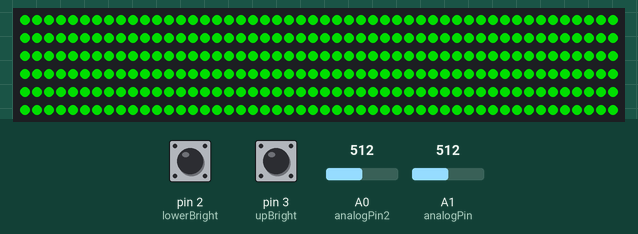
Recording of a sketch running on a simulated Arduino Uno, built with avr-gcc and run on an emulated ATmega328P. Shown: 300 RGB LEDs in strip order, left to right, continuing on the next row. Inputs (shaded band) come from the test bench; at power-on: A0 (analogPin2) = 512, pin 3 (upBright) HIGH, A1 (analogPin) = 512, pin 2 (lowerBright) HIGH. Dim RGB values are drawn brighter than linear.

Above: at 4.2 s.
4.3 s: A0 (analogPin2) set to 674
5.8 s: A0 (analogPin2) set to 700
At 6.16 s:
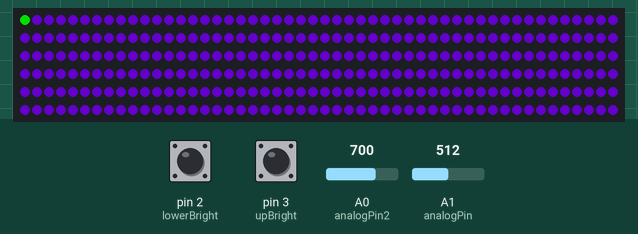
At 7.66 s:
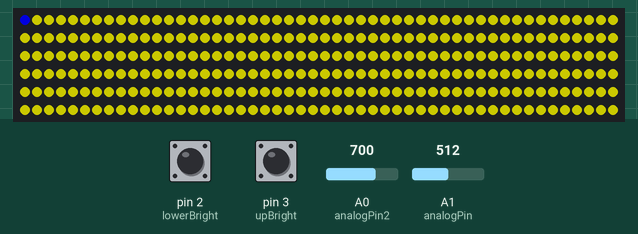
8.0 s: pin 3 (upBright) pulled LOW for 0.15 s
At 8.66 s:
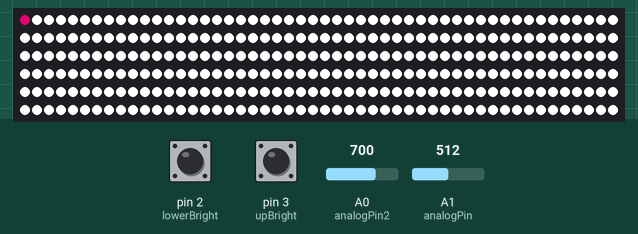
8.7 s: A0 (analogPin2) set to 511
10.3 s: A1 (analogPin) set to 669
11.8 s: A1 (analogPin) set to 695
At 13.67 s:
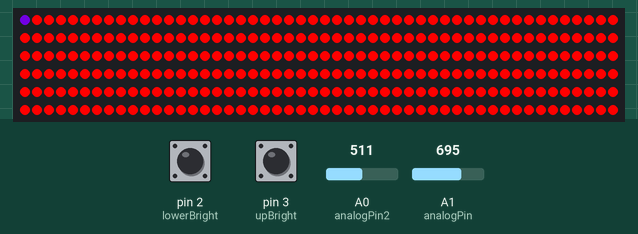
Timing chart, 0 to 15.0 s (numbered marks = the images above; inputs shaded):
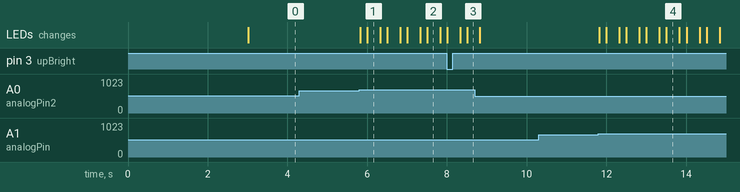

The sketch:

Senior_design_light_code.ino
```cpp
#include <FastLED.h>
//
//
//http://nuewire.com/info-archive/msgeq7-by-j-skoba/
int analogPin = PORTC1;// MSGEQ7 OUT analog pin 1, right channel
int analogPin2 = PORTC0; // MSGEQ7 OUT analog pin 0, left channel
int strobePin = PORTD4; // MSGEQ7 STROBE digital pin 6
int resetPin = PORTD6; // MSGEQ7 RESET digital pin 6
int spectrumValueRight[7]; // for right channell frequencies
int spectrumValueLeft[7];
int spectrumValue[7];
int lowerBright = PORTD2;
int upBright = PORTD3;
#define LED_PIN     PORTD5
#define NUM_LEDS    300
#define BRIGHTNESS  155
#define LED_TYPE    WS2812
#define COLOR_ORDER GRB
CRGB leds[NUM_LEDS];

#define UPDATES_PER_SECOND 100

CRGBPalette16 colorArray;
TBlendType    currentBlending;
//http://www.instructables.com/id/Blinking-LEDs-to-the-Frequency-of-Musi/
// MSGEQ7 OUT pin produces values around 50-80
// when there is no input, so use this value to
// filter out a lot of the chaff.
int filterValue = 100;
int upState = 0;
int downState = 0;
int brightLevel[5] = {55, 105, 155, 205, 255};
volatile byte brightIndex = 3;
volatile bool flag = true;
// LED pins connected to the PWM pins on the Arduino
/*
int ledPinR = 9;
int ledPinG = 10;
int ledPinB = 11;
 */
void setup()
{
   delay( 3000 ); // power-up safety delay
    FastLED.addLeds<LED_TYPE, LED_PIN, COLOR_ORDER>(leds, NUM_LEDS).setCorrection( TypicalLEDStrip );
    FastLED.setBrightness(  BRIGHTNESS );

    CRGB purple = CHSV( HUE_PURPLE, 255, 255);
    CRGB green  = CHSV( HUE_GREEN, 255, 255);
    CRGB black  = CRGB::Black;
    CRGB white  = CRGB::White;
    CRGB red    = CHSV( HUE_RED, 255, 255);
    CRGB blue   = CHSV( HUE_BLUE, 255, 255);
    CRGB yellow = CHSV( HUE_YELLOW, 255, 255);
    CRGB pink   = CHSV( HUE_PINK, 255, 255);
    colorArray = CRGBPalette16(
                               green, purple, red, blue,
                               yellow, pink, white, black,
                               green, purple, red, blue,
                               yellow, pink, white, black );

    attachInterrupt(0, lower, FALLING);
    attachInterrupt(1, upper, FALLING);


    currentBlending = NOBLEND;

//   Serial.begin(9600);
    // Read from MSGEQ7 OUT
    pinMode(analogPin, INPUT);
    pinMode(analogPin2, INPUT);
    // Write to MSGEQ7 STROBE and RESET
    pinMode(strobePin, OUTPUT);
    pinMode(resetPin, OUTPUT);
    pinMode(lowerBright, INPUT);
    pinMode(upBright, INPUT);
    /*int upState = 0;
    int downState = 0;*/
    // Set analogPin's reference voltage
    analogReference(DEFAULT); // 5V

    // Set startup values for pins
    digitalWrite(resetPin, LOW);
    digitalWrite(strobePin, HIGH);
}

void loop()
{
  // Set reset pin low to enable strobe
  digitalWrite(resetPin, HIGH);
  digitalWrite(resetPin, LOW);
  //63 Hz, 160 Hz, 400 Hz, 1kHz, 2.5kHz, 6.25kHz, 16kHz
  // Get all 7 spectrum values from the
  /*upState = digitalRead(upBright);
  downState = digitalRead(lowerBright);
  static uint8_t brightIndex = 3;
  if(upState == HIGH && brightIndex < 5)
  {
    brightIndex++;
    FastLED.setBrightness( brightLevel[brightIndex] );
  }
  if(downState == HIGH && brightIndex > 0)
  {
    brightIndex--;
    FastLED.setBrightness( brightLevel[brightIndex] );
  }
  */
  static uint8_t midCount = 0;
  static uint8_t looper = 0;
  for( int i = 0; i < NUM_LEDS; i++) {
        leds[i] = colorArray[looper];
        //if(i % 30 == 0)  leds[i] = CRGB::Red;
   }
  FastLED.show();
  //FastLED.delay(10000 / UPDATES_PER_SECOND);
  //bloomEffect(colorArray, looper);
 /* sendDown(colorArray, looper);
  looper++;
  if(looper == 8)
    looper = 0;
  FastLED.show(); */
  for (int i = 0; i < 7; i++)
  {
    digitalWrite(strobePin, LOW);
    delayMicroseconds(30); // Allow output to settle

    spectrumValueRight[i] = analogRead(analogPin);
    spectrumValueLeft[i] = analogRead(analogPin2);
    if(spectrumValueRight[i] > spectrumValueLeft[i])
      spectrumValue[i] = spectrumValueRight[i];
     else
       spectrumValue[i] = spectrumValueLeft[i];


    // Constrain any value above 1023 or below filterValue
    spectrumValue[i] = constrain(spectrumValue[i], filterValue, 1023);


    // Remap the value to a number between 0 and 255
    spectrumValue[i] = map(spectrumValue[i], filterValue, 1023, 0, 255);

    // Remove serial stuff after debugging
 //   Serial.print(spectrumValue[i]);
//    Serial.print(" ");
    digitalWrite(strobePin, HIGH);
   }
   //to calibrate propertly will need to compare values out of range!
   if(spectrumValue[0] > 160 || spectrumValue[1] > 160)
   {
      bloomEffect(colorArray, looper);
      looper++;
      FastLED.show();
      delay(300);
   }
   else if(spectrumValue[5] > 160 || spectrumValue[4] > 160)
   {
     sendDown(colorArray, looper);
     looper++;
     FastLED.show();
     delay(300);
   }
   else if(spectrumValue[2] > 160|| spectrumValue[3] > 160)
   {
      looper++;
      delay(300);
   }
  // Serial.println();
   //first two spectrum array values go with bass
   //next two should go with mid range.

   if(looper == 8)
     looper = 0;

   /*
   analogWrite(ledPinR, spectrumValue[1]);
   analogWrite(ledPinG, spectrumValue[4]);
   analogWrite(ledPinB, spectrumValue[6]);
   */

}

void bloomEffect(CRGBPalette16 color, uint8_t index)
{
    CRGB current = color[index+1];

    int bloom = NUM_LEDS / 2;
    int downIndex = bloom;
    int startIndex = 0;
    //don't iterate bloom for another cool effect
    for(int i = 0; i < 15; i++)
    {
        if(downIndex > 0)
        {
          leds[downIndex] = current;
          leds[downIndex - 1] = current;
          leds[downIndex - 15] = current;
          leds[downIndex - 30] = current;
          leds[downIndex - 45] = current;
          leds[downIndex - 60] = current;
          leds[downIndex - 75] = current;
          leds[downIndex - 90] = current;
          leds[downIndex - 105] = current;
          leds[downIndex - 120] = current;
          leds[downIndex - 135] = current;

          leds[bloom + 1] = current;
          leds[bloom + 15] = current;
          leds[bloom + 30] = current;
          leds[bloom + 45] = current;
          leds[bloom + 60] = current;
          leds[bloom + 75] = current;
          leds[bloom + 90] = current;
          leds[bloom + 105] = current;
          leds[bloom + 120] = current;
          leds[bloom + 135] = current;
        }

         downIndex--;
         bloom++;
         FastLED.delay(500 / UPDATES_PER_SECOND);
    }


}

void sendDown(CRGBPalette16 color, uint8_t index)
{
  CRGB black = color[7];
  CRGB current = color[index+1];
  int upIndex = NUM_LEDS / 2;
  int downIndex = upIndex;
  int startIndex = 0;
  for(upIndex; upIndex < NUM_LEDS; upIndex++)
  {
     if(downIndex > 5)
     {
        leds[downIndex - 1] = color[index+1];//current;
        leds[downIndex - 2] = color[index+2];//current;
        leds[downIndex - 3] = color[index+3];//current;
        leds[downIndex - 4] = color[index+4];//current;
        leds[downIndex - 5] = color[index+5];//current;
     }
     if(upIndex < NUM_LEDS - 5)
     {
        leds[upIndex + 1] = color[index+1];//current;
        leds[upIndex + 2] = color[index+2];//current;
        leds[upIndex + 3] = color[index+3];//current;
        leds[upIndex + 4] = color[index+4];//current;
        leds[upIndex + 5] = color[index+5];//current;
     }
     //if(startIndex > 0)
     //{
        leds[downIndex] = black;
        leds[upIndex] = black;
     //}
     downIndex--;
     startIndex++;
     FastLED.delay(200 / UPDATES_PER_SECOND);
  }


}

void lower()
{
  //detachInterrupt(0);
  //detachInterrupt(1);
  static unsigned long last_interrupt_time = 0;
  unsigned long interrupt_time = millis();
  if(brightIndex > 0 && (interrupt_time - last_interrupt_time > 200))
  {

    brightIndex--;
    FastLED.setBrightness( brightLevel[brightIndex] );
  }
  last_interrupt_time = interrupt_time;
 // attachInterrupt(0, lower, RISING);
 // attachInterrupt(1, upper, RISING);
}

void upper()
{
//  detachInterrupt(0);
 // detachInterrupt(1);
   static unsigned long last_interrupt_time = 0;
   unsigned long interrupt_time = millis();
  if(brightIndex < 4 && (interrupt_time - last_interrupt_time > 200))
  {
    brightIndex++;
    FastLED.setBrightness( brightLevel[brightIndex] );
  }
  last_interrupt_time = interrupt_time;
//  attachInterrupt(0, lower, RISING);
//  attachInterrupt(1, upper, RISING);


}
```

Measured:
- the behaviour switches between 682 and 683 on A0 (analogPin2) (found by bisection; images 0 and 1)
- the behaviour switches between 682 and 683 on A1 (analogPin) (found by bisection; images 3 and 4)
- after the input at 4.3 s, every drawn part: stays the same
- after the input at 5.8 s, the LEDs: first change at once (image 1 shows a later state)
- after the input at 8.0 s, the LEDs: first differ from a run without the input after 0.34 s (image 3 shows a later state)
- after the input at 10.3 s, every drawn part: stays the same
- after the input at 11.8 s, the LEDs: first change at once (image 4 shows a later state)
